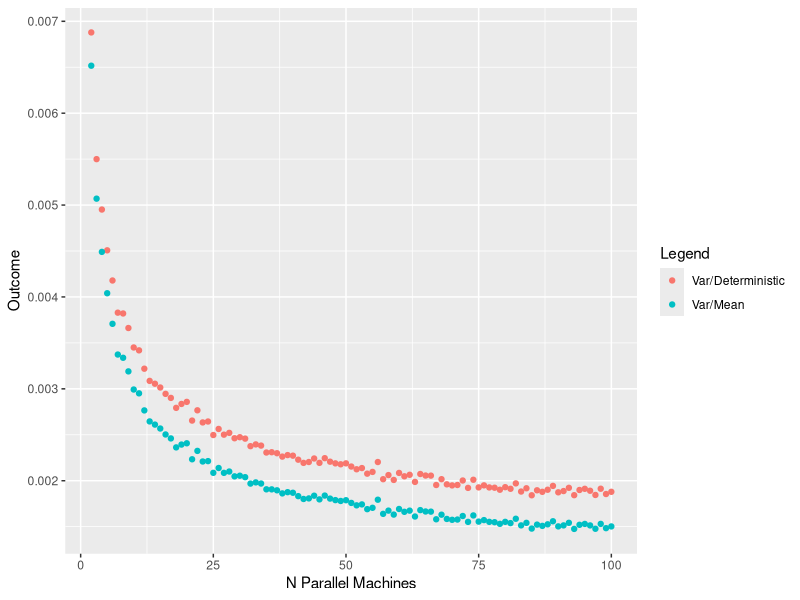

The R source for this figure: (Note: this script raises an error after producing the figure.)


HowManyNormals <- c(1:100)

MaxOfNNorms <- function(Nnorms)
{
  stdNormals <- c(1:Nnorms);
  stdNormals <- lapply(c(1:Nnorms),function(x) stdNormals[x]=rnorm(10000,mean=1,sd=0.1))
  MaxN12 <- do.call(pmax,stdNormals)
}

means <- sapply(HowManyNormals,FUN=function(x) mean(MaxOfNNorms(x)))
vars <- sapply(HowManyNormals,FUN=function(x) var(MaxOfNNorms(x)))
varcoefficient <- vars / means
df <- data.frame(HowManyNormals,means,vars,varcoefficient)
df <- df[-1, ]

library(ggplot2)
ggplot(df,aes(x=HowManyNormals)) + geom_point(aes(y = vars, colour = "Var/Deterministic")) + 
  geom_point(aes(y = varcoefficient, colour = "Var/Mean")) + labs(x="N Parallel Machines",y="Outcome",colour="Legend")

hist(MaxN12, breaks=seq(0,6,l=50),
     freq=FALSE,col="orange",main="Histogram",
     xlab="x",ylab="f(x)",yaxs="i",xaxs="i")

xfit <- seq(min(MaxN12), max(MaxN12), length = 100) 
yfit <- dnorm(xfit, mean = mean(MaxN12), sd = sd(MaxN12)) 
lines(xfit, yfit, col = "black", lwd = 2)

abline(v=c(mean(MaxN12),mean(MaxN12)+sd(MaxN12),mean(MaxN12)-sd(MaxN12)))

######################################################################

